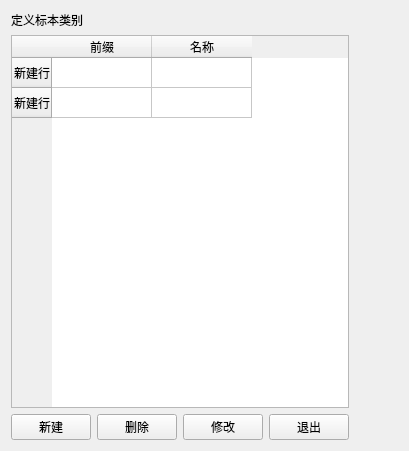
<?xml version="1.0" encoding="UTF-8"?>
<ui version="4.0">
 <class>userset</class>
 <widget class="QWidget" name="userset">
  <property name="geometry">
   <rect>
    <x>0</x>
    <y>0</y>
    <width>409</width>
    <height>451</height>
   </rect>
  </property>
  <property name="windowTitle">
   <string>Form</string>
  </property>
  <layout class="QVBoxLayout" name="verticalLayout_2">
   <item>
    <layout class="QHBoxLayout" name="horizontalLayout_2">
     <item>
      <layout class="QVBoxLayout" name="verticalLayout">
       <item>
        <widget class="QLabel" name="label">
         <property name="text">
          <string>定义标本类别</string>
         </property>
        </widget>
       </item>
       <item>
        <widget class="QTableWidget" name="tableWidget">
         <row>
          <property name="text">
           <string>新建行</string>
          </property>
         </row>
         <row>
          <property name="text">
           <string>新建行</string>
          </property>
         </row>
         <column>
          <property name="text">
           <string>前缀</string>
          </property>
         </column>
         <column>
          <property name="text">
           <string>名称</string>
          </property>
         </column>
        </widget>
       </item>
       <item>
        <layout class="QHBoxLayout" name="horizontalLayout">
         <item>
          <widget class="QPushButton" name="pushButtonNew">
           <property name="text">
            <string>新建</string>
           </property>
          </widget>
         </item>
         <item>
          <widget class="QPushButton" name="pushButtonDelete">
           <property name="text">
            <string>删除</string>
           </property>
          </widget>
         </item>
         <item>
          <widget class="QPushButton" name="pushButtonUpdate">
           <property name="text">
            <string>修改</string>
           </property>
          </widget>
         </item>
         <item>
          <widget class="QPushButton" name="pushButtonExit">
           <property name="text">
            <string>退出</string>
           </property>
          </widget>
         </item>
        </layout>
       </item>
      </layout>
     </item>
     <item>
      <spacer name="horizontalSpacer">
       <property name="orientation">
        <enum>Qt::Horizontal</enum>
       </property>
       <property name="sizeHint" stdset="0">
        <size>
         <width>40</width>
         <height>20</height>
        </size>
       </property>
      </spacer>
     </item>
    </layout>
   </item>
  </layout>
 </widget>
 <resources/>
 <connections/>
</ui>
